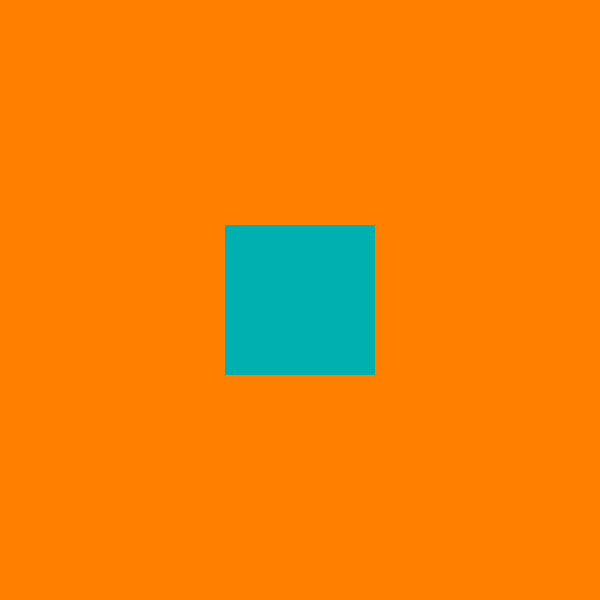
Frame 1 (no input)
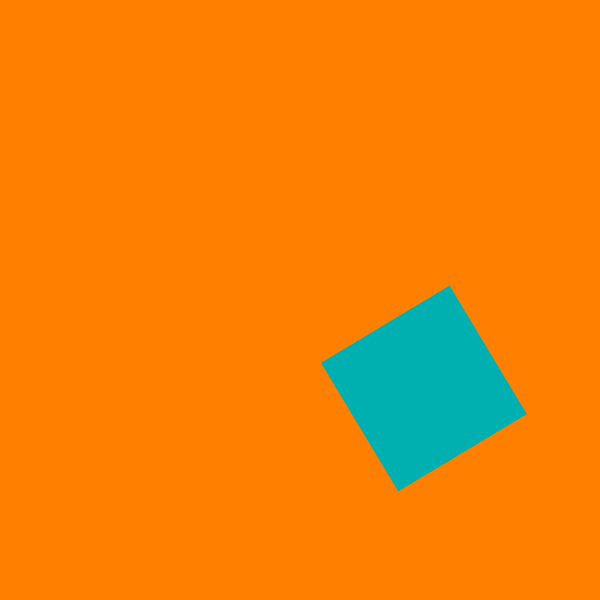
Frame 60 (the mouse pressed at the canvas centre just before this capture)
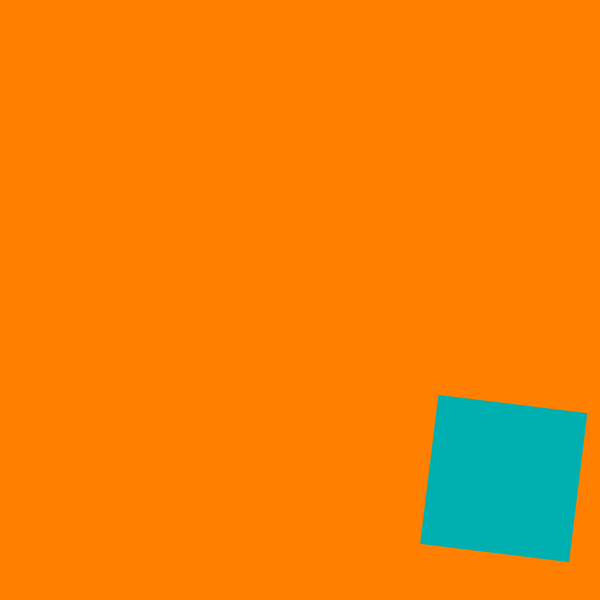
Frame 120 (the mouse held since frame 60 and released just before this capture)

The Processing sketch that drew these frames (run headless with seeded random() and noise(); from frame 60 on, the mouse is pressed at the canvas centre):

// Processing sketch: roatating_square_collide
// ── roatating_square_collide.pde

float x, y, w;
float spdX, spdY, theta, rotSpd;
float cornerRadiusOffset, dynamicRadius, collisionTheta;

void setup() {
   size(600,600);
   x = width/2;
   y = height/2;
   w = 150;
   spdX = 2.1;
   spdY = 1.5;
   rotSpd = PI/180;
   fill(0, 175, 175);
   noStroke();
}

void draw() {
   background(255, 127, 0);
   pushMatrix();
   translate(x, y);
   rotate(theta);
   rect(-w/2, -w/2, w, w);
   popMatrix();
   
   x += spdX;
   y += spdY;
   theta += rotSpd;
   collide();
}

void collide() {
  cornerRadiusOffset = w/2/cos(PI/4) - w/2;
  dynamicRadius = abs(sin(collisionTheta)*cornerRadiusOffset);
   if(x > width-w/2) {
     spdX *= -1;
     rotSpd *= -1;
   } else if (x < w/2) {
      spdX *= -1;
      rotSpd *= -1;
   } 
   
   if (y > height-w/2) {
     spdY *= -1;
     rotSpd *= -1;
   } else if (y < w/2) {
     spdY *= -1;
     rotSpd *= -1;
   }
   
   collisionTheta *= rotSpd*2;
   
}
